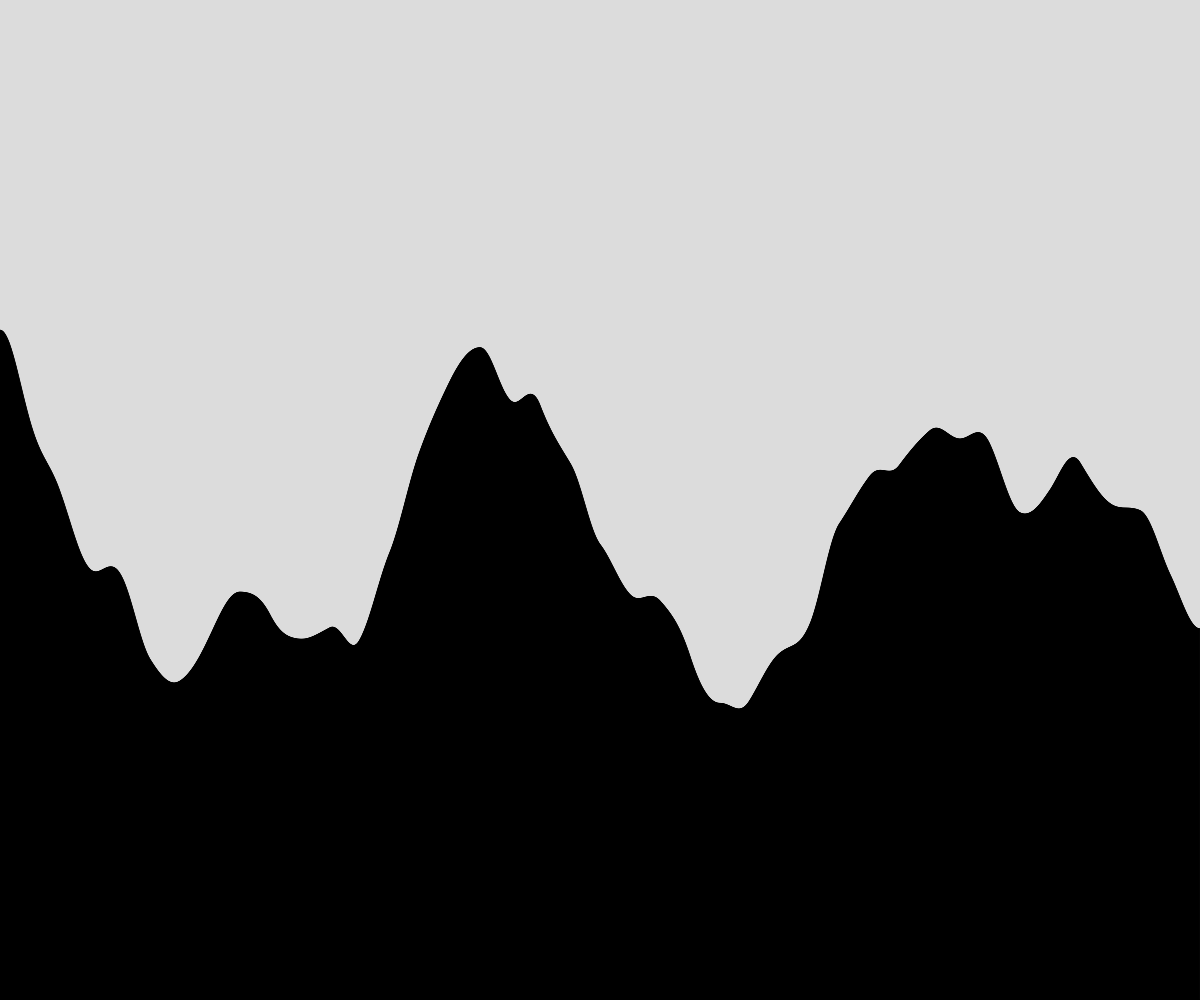
Frame 1 (no input)
Frame 60 (no input): identical to frame 1, image omitted
Frame 120 (the mouse pressed at the canvas centre since frame 60): identical to frame 1, image omitted

The p5.js sketch that drew this single still picture (run headless with seeded random() and noise() and a simulated clock; from frame 60 on, the mouse is pressed at the canvas centre):

// p5.js sketch
// ── sketch.js
// Terrain Generation
// Object Notation and arrays demo
// March 18, 2023

let terrain = [];
let numberOfRects;
let rectWidth;

function setup() {
  createCanvas(windowWidth, windowHeight);
  numberOfRects = 5000;
  rectWidth = width / numberOfRects;
  generateTerrain();

}

function draw() {
  background(220);

  for (let someRect of terrain) {
    rect(someRect.x, someRect.y, someRect.w, someRect.h);
  }
}

function generateTerrain() {
  let time = 0;
  let deltaTime = 0.001;

  for (let x = 0; x < width; x+= rectWidth) {
    let theHeight = noise(time) * height;
    spawnRectangle(x, theHeight);
    time += deltaTime
  }
}

function spawnRectangle(leftSide, rectHeight) {
  let thisRect = {
    x: leftSide, 
    y: height - rectHeight,
    w: rectWidth,
    h: rectHeight,
  };
  terrain.push(thisRect);
}
